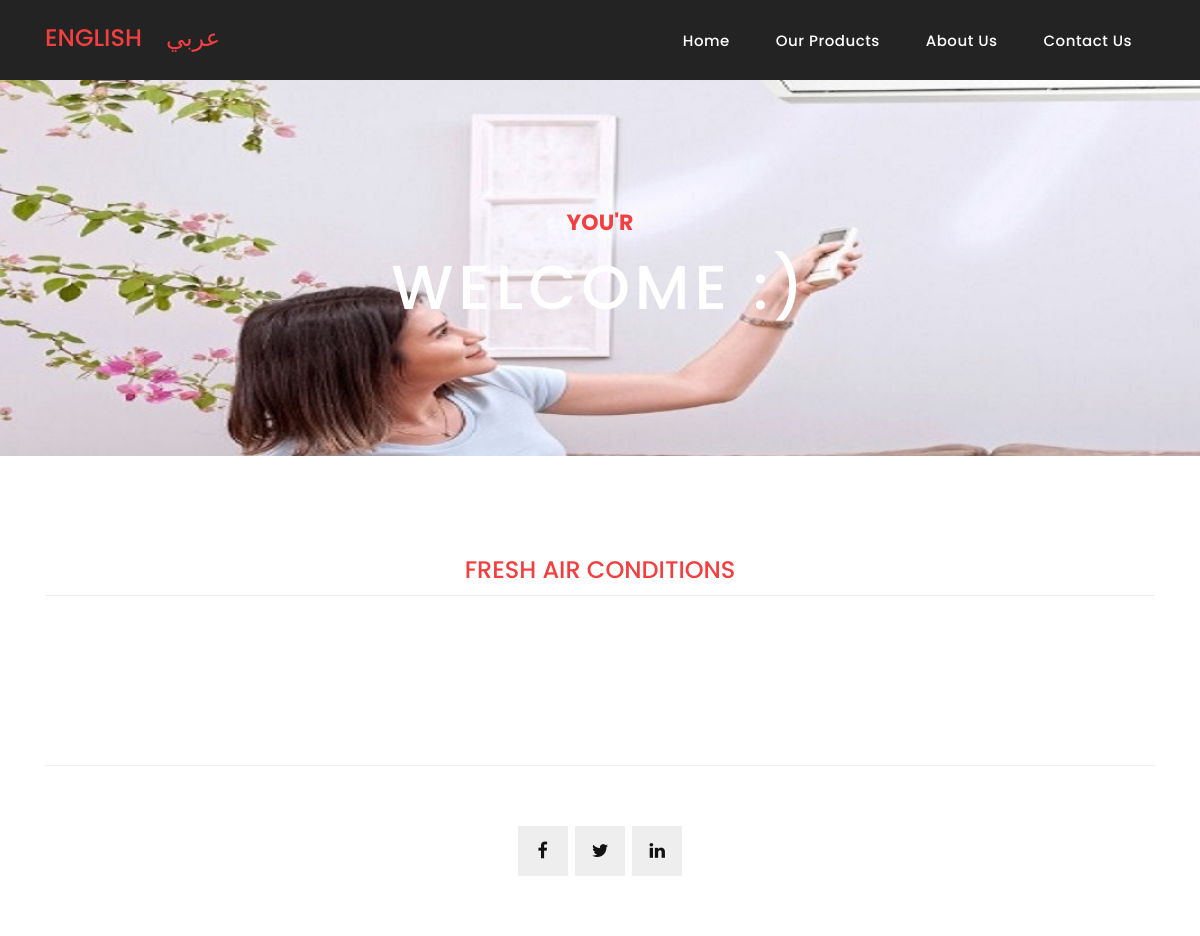
/fresh/fresh_en/, run on an earlier commit of the app's database.
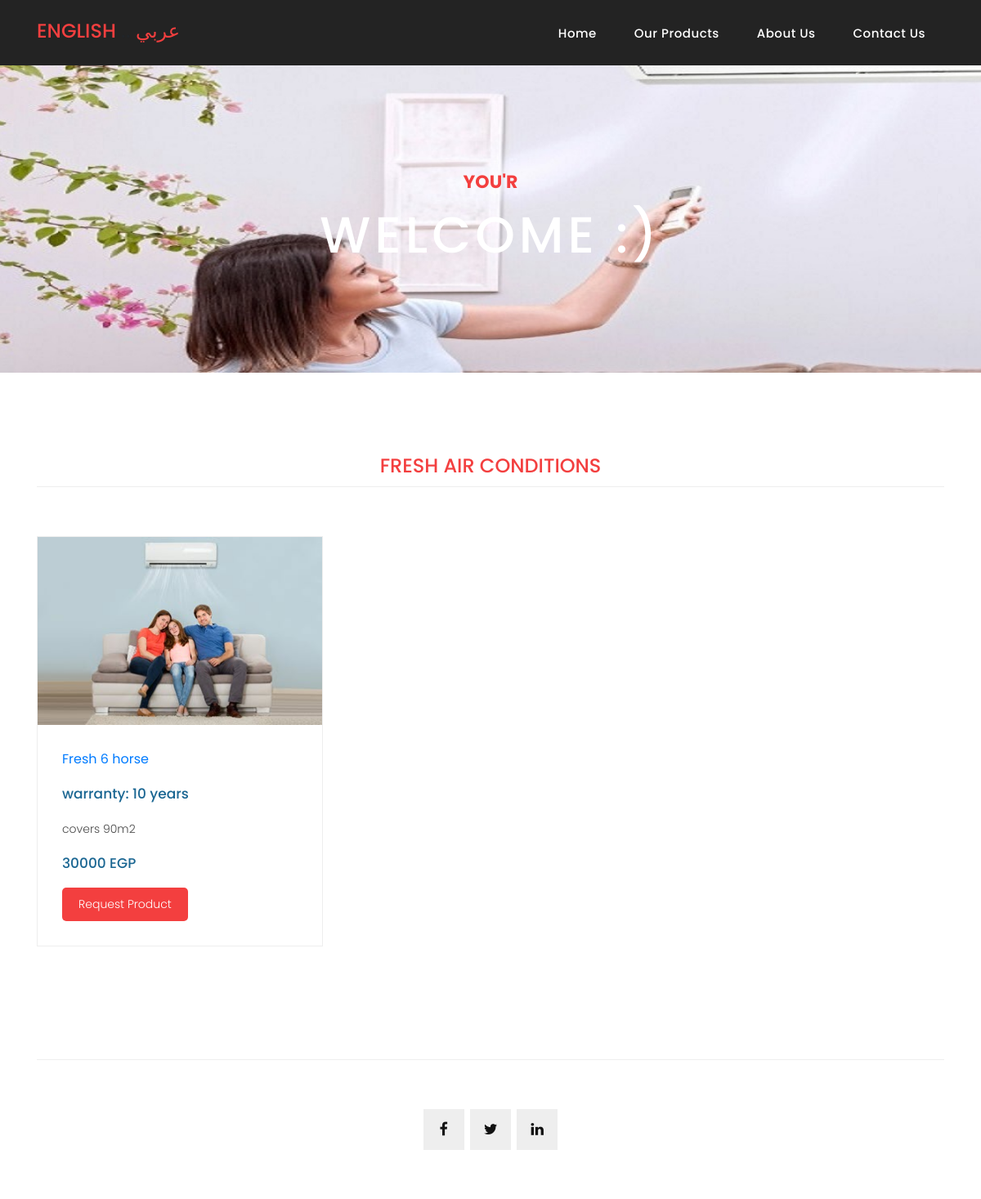
And on a later commit of the database.
### fresh/models.py (models this page shows, shortened)
class fresh(models.Model):
    power= models.CharField(max_length=50)
    warranty = models.CharField(max_length=10)
    price= models.CharField(max_length=10)
    image= models.ImageField(upload_to='toshiba_photo/')
    description= models.TextField(max_length=1000)

### fresh/views.py (the view)
# urls.py: path('fresh_en/', views.fresh_list, name='fresh_list'),
def fresh_list(request):
    x = fresh.objects.all()
    context={'all_fresh':x}
    return render(request, 'fresh_list.html',context)

### fresh/templates/fresh_list.html
{% extends 'base.html' %}
{%load static%}
{% block base%}
    <div class="products">
      <div class="container">
        <div class="row">
          <div class="col-md-12">
            <div class="filters">
              <ul>
                  <li class="active" data-filter="*"><h4>Fresh Air conditions</h4></li>
              </ul>
            </div>
          </div>
            <div class="col-md-12">
            <div class="filters-content">
                <div class="row grid">
<div class="col-md-12">
            <div class="filters-content">
                <div class="row grid">
{%for i in all_fresh%}
                    <div class="col-lg-4 col-md-4 all des">
                      <div class="product-item">
                        <img src="{{i.image.url}}" alt="">
                        <div class="down-content">
                         <a href="{% url 'fresh:fresh_detail' i.id %}" <h4>Fresh {{i.power}} horse</h4> </a>
                            <p> <h4> warranty: {{i.warranty}} years </h4> </p>
                          <p>{{i.description}}</p>
                         <p> <h4>{{i.price}} EGP</h4></p>
                          <div >
                  <a href="{% url 'fresh:fresh_detail' i.id %}" class="filled-button">request product</a>
                </div>
                        </div>
                      </div>
                    </div>
{%endfor%}
                </div>
            </div>
          </div>
                </div>
            </div>
                </div>
        </div>
      </div>
    </div>
<br>
{%endblock%}

### templates/base.html (shortened to what this page needs)
{%load static%}
<!DOCTYPE html>
<html lang="en">
  <head>
          <link rel="stylesheet" href="{% static 'css/bootstrap.min.css' %}">
    <link href="{% static 'bootstrap/css/bootstrap.min.css' %}" rel="stylesheet">
    <link rel="stylesheet" href="{% static 'css/fontawesome.css' %}">
    <link rel="stylesheet" href="{% static 'css/templatemo-sixteen.css' %}">
    <link rel="stylesheet" href="{% static 'css/owl.css' %}">
  </head>
  <body>
    <header class="">
      <nav class="navbar navbar-expand-lg">
        <div class="container">
                <h4>
                    <a href="{%url 'home:home'%}" style="color: #f33f3f;">ENGLISH</a>
                    <a href="{%url 'home:home_ar'%}" style="color: #f33f3f;">عربي</a>
                </h4>
          <div class="collapse navbar-collapse" id="navbarResponsive">
            <ul class="navbar-nav ml-auto">
              <li class="nav-item">
                <a class="nav-link" href="{%url 'home:home'%}">Home
                </a>
              </li>
              <li class="nav-item">
                <a class="nav-link" href="{%url 'home:home'%}">Our Products</a>
              </li>
              <li class="nav-item">
                <a class="nav-link" href="about.html">About Us</a>
              </li>
              <li class="nav-item">
                <a class="nav-link" href="{%url 'contact:contact_us'%}">Contact Us</a>
              </li>
            </ul>
          </div>
        </div>
      </nav>
    </header>
    <div class="page-heading products-heading header-text">
      <div class="container">
        <div class="row">
          <div class="col-md-12">
            <div class="text-content">
              <h4>You'r</h4>
              <h2>Welcome :)</h2>
            </div>
          </div>
        </div>
      </div>
    </div>
{%block base%}
    {%endblock%}
    <footer>
        <br>
      <div class="container">
        <div class="row">
          <div class="col-md-12">
            <div class="inner-content">
            <div class="col-md-12">
              <ul class="social-icons">
                 <li><a href="//www.facebook.com"><i class="fa fa-facebook"></i></a></li>
                <li><a href="//www.twitter.com"><i class="fa fa-twitter"></i></a></li>
                <li><a href="//www.linkedin.com"><i class="fa fa-linkedin"></i></a></li>
              </ul>
          </div>
            </div>
          </div>
        </div>
      </div>
    </footer>
  </body>
</html>

### static/css/templatemo-sixteen.css (style rules this page uses)
body { font-family: 'Poppins', sans-serif; overflow-x: hidden; text-rendering: optimizeLegibility; -webkit-font-smoothing: antialiased; -moz-osx-font-smoothing: grayscale; }
p { margin-bottom: 0px; font-size: 14px; font-weight: 300; color: #4a4a4a; line-height: 24px; }
a { text-decoration: none!important; }
ul { padding: 0; margin: 0; list-style: none; }
h1,h2,h3,h4,h5,h6 { margin: 0px; }
ul.social-icons li { display: inline-block; margin-right: 3px; }
ul.social-icons li:last-child { margin-right: 0px; }
ul.social-icons li a { width: 50px; height: 50px; display: inline-block; line-height: 50px; background-color: #eee; color: #121212; font-size: 18px; text-align: center; transition: all .3s; }
a.filled-button { background-color: #f33f3f; color: #fff; font-size: 14px; text-transform: capitalize; font-weight: 300; padding: 10px 20px; border-radius: 5px; display: inline-block; transition: all 0.3s; }
.products-heading { background-image: url(../images/photo2.jpg); }
.page-heading { padding: 210px 0px 130px 0px; text-align: center; background-position: center center; background-repeat: no-repeat; background-size: cover; }
.page-heading .text-content h4 { color: #f33f3f; font-size: 22px; text-transform: uppercase; font-weight: 700; margin-bottom: 15px; }
.page-heading .text-content h2 { color: #fff; font-size: 62px; text-transform: uppercase; letter-spacing: 5px; }
header { position: absolute; z-index: 99999; width: 100%; height: 80px; background-color: #232323; -webkit-transition: all 0.3s ease-in-out 0s; -moz-transition: all 0.3s ease-in-out 0s; -o-transition: all 0.3s ease-in-out 0s; transition: all 0.3s ease-in-out 0s; }
header .navbar { padding: 17px 0px; }
#navbarResponsive { z-index: 999; }
.navbar-collapse { text-align: center; }
.navbar .navbar-nav .nav-item { margin: 0px 15px; }
.navbar .navbar-nav a.nav-link { text-transform: capitalize; font-size: 15px; font-weight: 500; letter-spacing: 0.5px; color: #fff; transition: all 0.5s; margin-top: 5px; }
.product-item { border: 1px solid #eee; margin-bottom: 30px; }
.product-item .down-content { padding: 30px; position: relative; }
.product-item img { width: 100%; overflow: hidden; }
.product-item .down-content h4 { font-size: 17px; color: #1a6692; margin-bottom: 20px; }
.product-item .down-content p { margin-bottom: 20px; }
footer { text-align: center; }
footer .inner-content { border-top: 1px solid #eee; margin-top: 60px; padding: 60px 0px; }
.products { margin-top: 100px; }
.products .filters { text-align: center; border-bottom: 1px solid #eee; padding-bottom: 10px; margin-bottom: 60px; }
.products .filters li { text-transform: uppercase; font-size: 13px; font-weight: 700; color: #121212; display: inline-block; margin: 0px 10px; transition: all .3s; cursor: pointer; }
.products .filters ul li.active, .products .filters ul li:hover { color: #f33f3f; }

What changed in the data, as far as the page shows it:
added fresh: image (picture), power "6", warranty "10", description "covers 90m2", price "30000"
